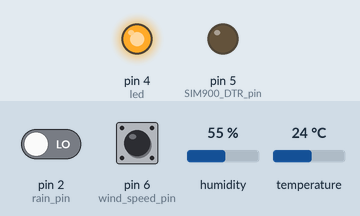
Simulated run of this sketch. Board: Arduino Uno, built with avr-gcc and run on an emulated ATmega328P. Shown: output pins drawn as LEDs (lit = HIGH). The inputs (shaded band) are chosen by the test bench; at power-on: pin 2 (rain_pin) LOW, pin 6 (wind_speed_pin) HIGH, humidity 55 %, temperature 24 °C. The modem accepts every AT command (registered, SIM ready, sends succeed) and sends nothing else; what the sketch prints to the serial monitor is not drawn.

Above: at 0.1 s.
At 74.3 s:
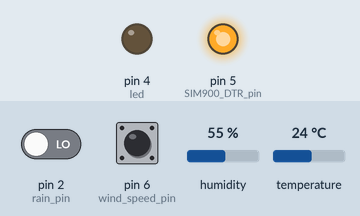
At 97.2 s:
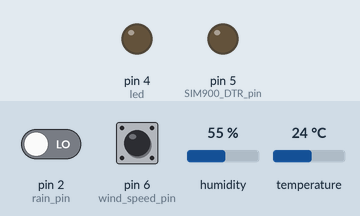
Timing chart, 0 to 98.7 s (numbered marks = the images above):
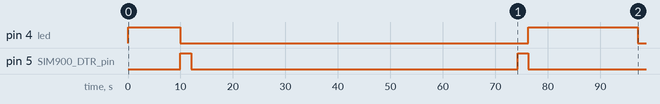

Measured:
- by itself, pin 4 (led): HIGH → LOW at 10.0 s, → HIGH 66.3 s later, → LOW 20.9 s later
- by itself, pin 5 (SIM900_DTR_pin): HIGH → LOW at 12.0 s, → HIGH 62.2 s later, → LOW 2.0 s later

The sketch:

Weather_station.ino
```cpp
#include <SoftwareSerial.h>
#include <String.h>
#include <Wire.h>
#include <BMP180.h>
#include <DHT.h>
#include <SHT2x.h>

#define rain_pin 2
#define led 4
#define wind_speed_pin 6
#define SIM900_DTR_pin 5

#define solar_radiation_pin A1

//------------------------------------Settings-------------------------------------
String id = "ws47";

#define led_mode 2//0 for rain guage, 1 for anemometer, 2 to deactivate led -- regardless of this variable, the led always lights up when seending data
#define HT_mode 1// 0 for SHT21, 1 for DST, 2 for none

#define data_upload_frequency 1//Minutes -- should be a multiple of the read frequency
#define data_read_frequency 1//Minutes

#define radius 5.56//in centimeters

#define enable_GPS false//True to enable GPS
#define enable_BMP180 false//True to enable BMP180

#define serial_output true//True to debug: display values through the serial port
//----------------------------------------------------------------------------------

SoftwareSerial SIM900(8, 7);

#if HT_mode == 1
  #define DHTPIN 3
  #define DHTTYPE DHT22
  DHT dht(DHTPIN, DHTTYPE);
#endif

//Rain variables
int rain_counter[data_upload_frequency / data_read_frequency];
boolean rain_flag = true, rain_pin_reading;

//Humidity/temperature variables
float temp, hum;
char str_temp[data_upload_frequency / data_read_frequency][10], str_hum[data_upload_frequency / data_read_frequency][10];

//BMP180 variables
#if enable_BMP180 == true
  long int BMP180_pressure;
  float BMP180_temp;
  char str_BMP180_temp[data_upload_frequency / data_read_frequency][10];
  BMP180 barometer;
#endif

//GPS variables
#if enable_GPS == true
  int GPS_wait;
  float lat, lon;
  char latitude[15], longitude[15];
#endif

//Wind Speed variables
int wind_speed_counter = 0;
float wind_speed;
boolean wind_flag = true, wind_temp;
char str_wind_speed[data_upload_frequency / data_read_frequency][15];

//Solar radiation variables
int solar_radiation[data_upload_frequency / data_read_frequency];

//Timer interrupt variables
int upload_counter, read_counter, i, c = 0;
boolean four_sec = true;

void reset_array(int a[]){
  for(i = 0; i < data_upload_frequency / data_read_frequency; i++){
    a[i] = 0;
  }
}

void setup(){
  pinMode(led, OUTPUT);
  pinMode(rain_pin, INPUT);
  pinMode(wind_speed_pin, INPUT);
  pinMode(SIM900_DTR_pin, OUTPUT);
  reset_array(rain_counter);

  SIM900.begin(19200); // the GPRS baud rate
  Serial.begin(9600);  // the GPRS baud rate
  #if serial_output
    Serial.println("Working");
  #endif

  #if enable_BMP180 == true || HT_mode == 0
    Wire.begin();
  #endif

  #if enable_BMP180 == true
    barometer = BMP180();
    barometer.SoftReset();
    barometer.Initialize();
  #endif

  digitalWrite(led, HIGH);
  delay(10000);//Wait for the SIM to log on to the network
  digitalWrite(led, LOW);

  //SIM900_wake();

  SIM900_wake();
  SIM900.print("AT+CMGF=1\r");
  SIM900.print("AT+CNMI=2,2,0,0,0\r");
  SIM900.print("AT+CLIP=1\r");
  delay(5000);
  SIM900_sleep();

  upload_counter = 0;
  read_counter = 0;
  i = 0;
  c = 0;
  hum = 0;
  temp = 0;
  #if enable_BMP180 == true
    BMP180_pressure = 0;
    BMP180_temp = 0;
  #endif

  //Interrupt initialization
  noInterrupts();//stop interrupts
  TCCR1A = 0;
  TCCR1B = 0;
  TCNT1  = 0;
  OCR1A = 62500;
  TCCR1B |= (1 << WGM12);
  TCCR1B |= 5;
  TCCR1B &= 253;
  TIMSK1 |= (1 << OCIE1A);
  TCCR2A = 0;
  TCCR2B = 0;
  TCNT2  = 0;
  OCR2A = 2000;
  TCCR2A |= (1 << WGM21);
  TCCR2B |= (1 << CS21);
  TIMSK2 |= (1 << OCIE2A);
  //Timer1: 0.25hz, Timer2: 1000hz
  interrupts();
}

void loop(){
  rain_pin_reading = digitalRead(rain_pin);
  if(rain_pin_reading == 1 && rain_flag == true){
    #if led_mode == 0
      digitalWrite(led, HIGH);
    #endif
    rain_counter[i]++;
    rain_flag = false;
    delay(220);
  }
  else if(rain_pin_reading == 0){
    rain_flag = true;
    #if led_mode == 0
      digitalWrite(led, LOW);
    #endif
  }
  if(four_sec){
    four_sec = false;
    #if HT_mode == 0
      hum += SHT2x.GetHumidity();
      temp += SHT2x.GetTemperature();
    #endif
    #if HT_mode == 1
      hum += dht.readHumidity();
      temp += dht.readTemperature();
    #endif
    #if enable_BMP180 == true
      pressure += barometer.GetPressure();
      BMP180_temp += barometer.GetTemperature();
    #endif
    c++;
  }
  if(read_counter >= data_read_frequency * 15){
    read_counter = 0;
    digitalWrite(led, HIGH);
    #if serial_output
      Serial.println("Reading");
    #endif
    //Read data
    hum /= c;
    temp /= c;
    #if enable_BMP180 == true
      BMP180_pressure /= c;
      BMP180_temp /= c;
    #endif
    c = 0;
    wind_speed = ((wind_speed_counter) / data_upload_frequency) * radius * 0.37699169840664;
    solar_radiation[i] = analogRead(solar_radiation_pin);

    //Float to string conversion
    FloatToString(temp, str_temp[i]);
    FloatToString(hum, str_hum[i]);
    #if enable_BMP180 == true
      //FloatToString(BMP180_temp, str_temp[i]);
      FloatToString(wind_speed, str_wind_speed[i]);
    #endif

    #if serial_output
      Serial.print("Humidity(%RH): ");
      Serial.print(hum);
      Serial.print("     Temperature(C): ");
      Serial.println(temp);
    #endif
    i++;
    wind_speed_counter = 0;
    temp = 0;
    hum = 0;
    #if enable_BMP180 == true
      BMP180_pressure = 0;
      BMP180_temp = 0;
    #endif
    digitalWrite(led, LOW);
    delay(200);
  }
  if(upload_counter >= data_upload_frequency * 15){
    SIM900_wake();
    upload_counter = 0;
    digitalWrite(led, HIGH);
    #if serial_output
      Serial.print("Uploading data");
    #endif
    SubmitHttpRequest();
    #if serial_output
      Serial.print("Done");
    #endif
    digitalWrite(led, LOW);
    reset_array(rain_counter);
    i = 0;
    SIM900_sleep();
  }
  #if enable_GPS
    if(upload_counter >= (data_upload_frequency * 15) - 4 && upload_counter < data_upload_frequency * 15){
      GetGPS();
      digitalWrite(led, LOW);
      delay(250);
      digitalWrite(led, HIGH);
    }
  #endif
}

ISR(TIMER1_COMPA_vect){ //Interrupt gets called every 4 seconds
  #if serial_output
    Serial.println("*");
  #endif
  #if GPS
    if(++GPS_wait >= 2){
      GPS_wait = 2;
    }
  #endif
  four_sec = true;
  if(upload_counter < data_upload_frequency * 15){
    upload_counter++;
  }
  if(read_counter < data_read_frequency * 15){
    read_counter++;
  }
}

ISR(TIMER2_COMPA_vect){
  wind_temp = digitalRead(wind_speed_pin);
  if(wind_temp == 0 && wind_flag == true){
    wind_speed_counter++;
    wind_flag = false;
    #if led_mode == 1
      if(upload >= data_upload_frequency * 15){
        digitalWrite(led, HIGH);
      }
    #endif
  }
  else if(wind_temp == 1){
    wind_flag = true;
    #if led_mode == 1
      if(upload >= data_upload_frequency * 15){
        digitalWrite(led, LOW);
      }
    #endif
  }
}

void SubmitHttpRequest(){
  SIM900.println("AT+CSQ");
  delay(100);
  SIM900.println("AT+CGATT?");
  delay(500);
  SIM900.println("AT+SAPBR=3,1,\"CONTYPE\",\"GPRS\"");//setting the SAPBR, the connection type is using gprs
  delay(1000);
  SIM900.println("AT+SAPBR=3,1,\"APN\",\"www\"");//setting the APN, the second need you fill in your local apn server
  delay(2000);
  SIM900.println("AT+SAPBR=1,1");//setting the SAPBR, for detail you can refer to the AT command mamual
  delay(4000);
  SIM900.println("AT+HTTPINIT"); //init the HTTP request
  delay(2000);

  SIM900.println("AT+HTTPPARA=\"URL\",\"http://www.myvillageshop.com/agsense/add_data_ws.php?ws=" + id + "&air_temp=" + String(str_temp[0]) + "&humidity=" + String(str_hum[0]) + "&wind_speed=" + String(str_wind_speed[0]) + "&rainfall=" + String(rain_counter[0]) + "&air_pressure=N/A&solar_radiation=" + String(solar_radiation[0]) + "&latitude=N/A&longitude=N/A\"");

  /*SIM900.write("AT+HTTPPARA=\"URL\",\"http://www.myvillageshop.com/agsense/add_data_ws.php?");
  SIM900.print("ws=" + id);
  SIM900.print("&air_temp=" + String(str_temp[0]));
  SIM900.print("&humidity=" + String(str_hum[0]));
  SIM900.print("&wind_speed=" + String(str_wind_speed[0]));
  SIM900.print("&rainfall=" + String(rain_counter[0]));
  #if enable_BMP180 == true
    SIM900.print("&air_pressure=" + String(BMP180_pressure));
  #else
   SIM900.print("&air_pressure=NotConnected");
  #endif
  SIM900.print("&solar_radiation=" + String(solar_radiation[0]));
  #if enable_GPS == true
     SIM900.println("&latitude=" + (String)latitude + "&longitude=" + (String)longitude + "\"");
  #else
     SIM900.println("&latitude=NotConnected&longitude=NotConnected\"");
  #endif*/
  delay(1000);
  SIM900.println("AT+HTTPACTION=0");//submit the request
  delay(10000);//the delay is very important, the delay time is base on the return from the website, if the return datas are very large, the time required longer.
  SIM900.println("AT+HTTPREAD");// read the data from the website you access
  delay(100);
  SIM900.println("");
}

void SIM900_sleep(){
  SIM900.println("AT+CSCLK=1\r");
  delay(1000);
}

void SIM900_wake(){
  digitalWrite(SIM900_DTR_pin, HIGH);
  delay(1000);
  SIM900.println("AT+CSCLK=0\r");
  delay(1000);
  digitalWrite(SIM900_DTR_pin, LOW);
}

#if enable_GPS == true
void GetGPS(){
  int i, j, k;
  char ch;
  boolean GPS_flag;
  GPS_flag = false;
  GPS_wait = 0;
  do{
    delay(10);
    ch = Serial.read();
    if(ch == '$'){
      delay(10);
      ch = Serial.read();
      if(ch == 'G'){
        delay(10);
        ch = Serial.read();
        if(ch == 'P'){
          delay(10);
          ch = Serial.read();
          if(ch == 'R'){
            delay(10);
            ch = Serial.read();
            if(ch == 'M'){
              delay(10);
              ch = Serial.read();
              if(ch == 'C'){
                delay(10);
                ch = Serial.read();
                for(i = 0, j = 0, k = 0; k < 6;){
                  delay(10);
                  ch = Serial.read();
                  if(ch == 'V'){
                    break;
                  }
                  if(k > 1 && k < 4){
                    latitude[i++] = ch;
                  }
                  else if(k > 3 && k < 6){
                    longitude[j++] = ch;
                  }
                  if(ch == ','){
                    k++;
                  }
                }
                if(ch == 'V'){
                  strcpy(latitude, "No Signal");
                  strcpy(longitude, "No Signal");
                }
                else{
                  latitude[i - 1] = '\0';
                  longitude[j - 1] = '\0';
                  lat = GPS_StringToFloat(latitude);
                  lon = GPS_StringToFloat(longitude);
                  FloatToString(lat, latitude);
                  FloatToString(lon, longitude);
                }
                GPS_flag = true;
              }
            }
          }
        }
      }
    }
  }while(GPS_flag == false && GPS_wait != 2);
}
#endif

double GPS_StringToFloat(char *str){
  double temp = 0, temp_decimal = 0;
  int i = 0, j;
  long int big;
  while(*str != '.'){
    str++;
    i++;
  }
  str -= 3;
  i -= 3;
  for(big = 1; i >= 0; i--, str--, big *= 10){
    temp += (*str - 48) * big;
  }
  while(*str != '.'){
    str++;
  }
  str -= 2;
  i = 0;
  while(isdigit(*str) || *str == '.'){
    str++;
    i++;
  }
  i--;
  j = i;
  str--;
  for(big = 1; i >= 0; i--, str--){
    if(*str != '.'){
      temp_decimal += (*str - 48) * big;
      big *= 10;
    }
  }
  temp_decimal = temp_decimal * 10 / 6;
  temp += (temp_decimal / pow_10(j));
  return temp;
}

long int pow_10(int a){
  long int t;
  int i;
  for(i = 0, t = 1; i < a; i++){
    t *= 10;
  }
  return t;
}

void FloatToString(float f, char str[]){
  double t, tt;
  int i = 0, j = 0, k, l;
  long int temp, temp2;
  t = f;
  temp = f;
  while((floor(t) - t) != 0){
    t *= 10;
    i++;
  }
  tt = floor(f);
  t = t - (tt * pow_10(i));
  while(temp > 0){
    temp /= 10;
    j++;
  }

  temp2 = t;
  temp = tt;
  if(j == 0){
    str[k++] = '0';
    j = 1;
  }
  else{
    for(k = 0; k < j; k++){
      str[k] = (temp / pow_10(j - k - 1)) % 10 + 48;
    }
  }
  str[j] = '.';
  for(k = j + 1; k <= (i + j); k++){
    str[k] = (temp2 / pow_10(j + i - k)) % 10 + 48;
  }
  if(k == (j + 1)){
    str[k++] = '0';
  }
  str[k] = '\0';
}

void ShowSerialData(){
  while(SIM900.available() != 0){
    Serial.write(SIM900.read());
  }
}
```
